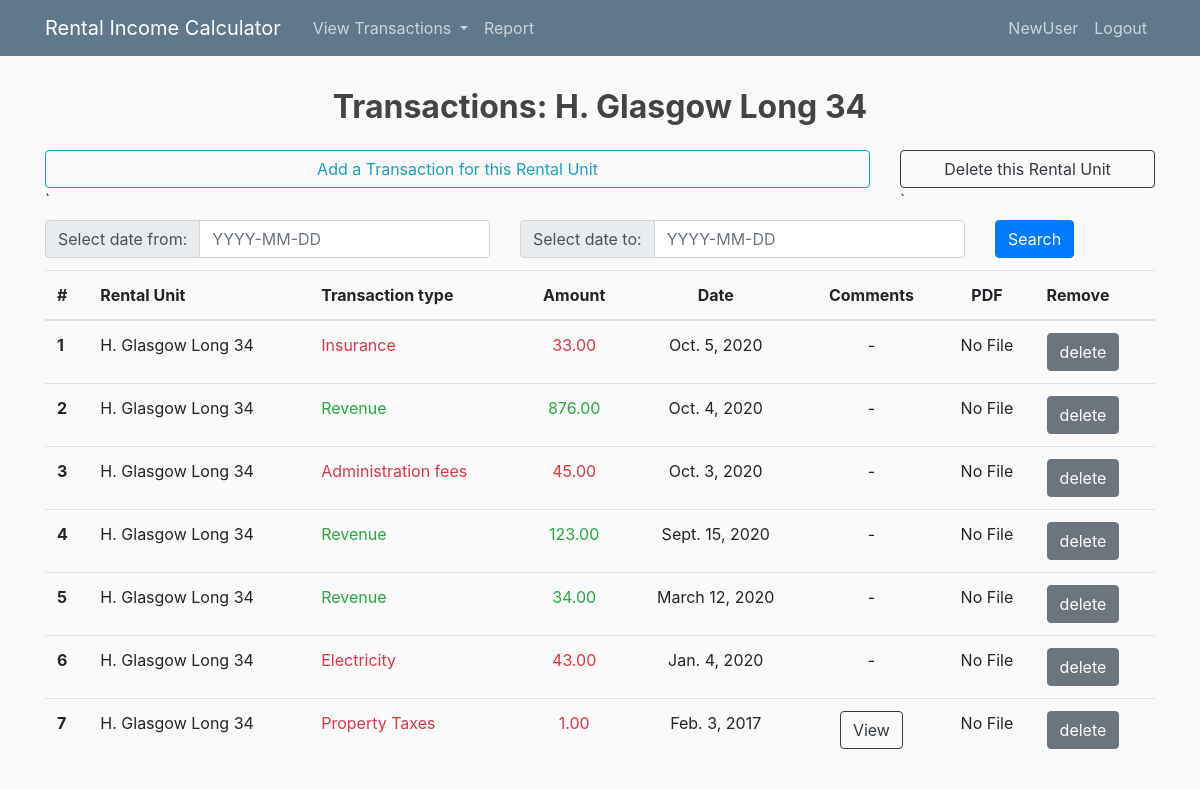
Page /transactions/6/ (signed in) on the committed database.
### calculator/models.py (models this page shows, shortened)
class RentalUnit(models.Model):
	owner = models.ForeignKey(User, on_delete = models.CASCADE)
	RENTAL_TYPES = (
	    ('A','Apartment'),
	    ('G','Garage'),
	    ('H','House'),
	)
	rental_unit_type = models.CharField(max_length=1, choices=RENTAL_TYPES)
	address_city = models.CharField(max_length = 50)
	address_street = models.CharField(max_length = 50)
	address_zip_code = models.CharField(max_length = 10)
	address_number = models.CharField(max_length = 10)
	class Meta:
		ordering = ['address_city','address_street','address_number']
	def __str__(self):
		return " ".join([self.rental_unit_type+".", self.address_city, self.address_street, self.address_number])

class Transaction(models.Model):
	rental_unit_id = models.ForeignKey(RentalUnit, on_delete = models.CASCADE)
	TRANSACTION_TYPES = (
		('R','Revenue'),
		('I','Insurance'),
		('P','Property Taxes'),
		('E','Electricity'),
		('A','Administration fees'),
		('O','Other'),
	)
	transaction_type = models.CharField(max_length=1, choices=TRANSACTION_TYPES)
	transaction_date = models.DateField()
	amount = models.DecimalField(max_digits=10, decimal_places = 2)
	comments = models.CharField(max_length = 1000, null=True)
	pdf_file = models.FileField(upload_to="media/",blank=True, null=True)
	def __str__(self):
		return " ".join([str(self.rental_unit_id), self.transaction_type, str(self.transaction_date), str(self.amount)])

### calculator/views.py (the view)
# urls.py: path('transactions/<int:pk>/', views.TransactionView.as_view(), name='calculator-transaction'),
class TransactionView(DetailView):
	model =  RentalUnit
	def get_context_data(self, **kwargs):
		context = {}
		context['rental'] = self.get_object()
		context['rental_units'] = RentalUnit.objects.filter(owner = self.request.user)
		context['transactions'] = Transaction.objects.filter(rental_unit_id = context['rental']).order_by('-transaction_date')
		myFilter = TransactionFilter(self.request.GET, queryset=context['transactions'])
		context['myFilter'] = myFilter
		context['transactions'] = myFilter.qs
		context['months'] = ['January','Febrary','March','April','May','June','July','August','September','October','November','December']
		return context

### calculator/templates/calculator/rentalunit_detail.html (shortened to what this page needs)
{% extends 'calculator/base.html' %}
{% load widget_tweaks %}
{% block content %}
<h2 class="text-center font-weight-bolder py-2"> Transactions: {{rental}} </h2>
<div class="row justify-content-md pt-2">
	<div class = "col col-9">
		<a type="button" class="btn btn-outline-info btn-block" href="{% url 'transaction-create' rental.pk %}">Add a Transaction for this Rental Unit</a>`
	</div>
	<div class = "col col-3">
		<a type="button" class="btn btn-outline-dark btn-block" href="{% url 'rentalunit-delete' rental.pk %}">Delete this Rental Unit</a>`
	</div>
</div>
<div class="py-2">
		<form method="get">
			<div class="row">
				<div class = "col col-5">
					<div class="input-group mb-1">
					  <div class="input-group-prepend">
					    <span class="input-group-text" id="basic-addon1">
					    	Select date from:
					    </span>
					  </div>
					  {% render_field myFilter.form.date_from class="form-control" placeholder="YYYY-MM-DD"%}
					</div>
				</div>
				<div class = "col col-5">
					<div class="input-group mb-1">
					  <div class="input-group-prepend">
					    <span class="input-group-text" id="basic-addon1">
					    	Select date to:
					    </span>
					  </div>
					  {% render_field myFilter.form.date_to class="form-control" placeholder="YYYY-MM-DD"%}
					</div>
				</div>
				<div class = "col col-1">
					<button class="btn btn-primary" type="submit">Search</button>
				</div>
			</div>
		</form>
</div>
	<table class="table table-hover">
	  <thead>
	    <tr>
	      <th scope="col" class= text>#</th>
	      <th scope="col" class= text>Rental Unit</th>
	      <th scope="col" class= text>Transaction type</th>
	      <th scope="col" class= text-center>Amount</th>
	      <th scope="col" class= text-center>Date</th>
	      <th scope="col" class= text-center>Comments</th>
	      <th scope="col" class= text-center>PDF</th>
	      <th scope="col" class= text>Remove</th>
	    </tr>
	  </thead>
	  <tbody>
	  {% for trans in transactions%}
	    <tr>
	  		<th scope="row">{{ forloop.counter}}</th>
	  		<td class="text">{{trans.rental_unit_id}}</th>
	    	{% if trans.transaction_type == "R"%}
	      		<td class="text-success text">{{trans.get_transaction_type_display}}</td>
	      		<td class="text-success text-center">{{trans.amount}}</td>
	      	{% else %}
	      		<td class="text-danger text">{{trans.get_transaction_type_display}}</td>
	      		<td class="text-danger text-center">{{trans.amount}}</td>
	      	{% endif %}
	      	<td class="text-center">{{trans.transaction_date}}</td>
			{% if trans.comments != "-"%}
				<td class="text-center">
					<button type="button" class="btn btn-outline-dark" data-toggle="modal" data-target="#MyModal{{trans.id}}">View
					</button>
				</td>
			{% else %}
				<td class="text-center">-</td>
			{% endif %}
	      	{% if trans.pdf_file %}
	      		<td><a class="link" href="% url {{trans.pdf_file.url}}%">view</a></td>
	      	{% else %}
	      		<td class="text-center">No File</td>
	      	{% endif %}
	      	<td>
	      		<a class="btn btn-secondary" href="{% url 'transaction-delete' trans.pk %}">delete</a>
	      	</td>
	    </tr>
	  {% endfor %}
	  </tbody>
	</table>
{% endblock content %}

### calculator/templates/calculator/base.html (shortened to what this page needs)
{% load static %}
{% now "Y" as current_year %}
<!DOCTYPE html>
<html>
<head>
    <link rel="stylesheet" href="https://stackpath.bootstrapcdn.com/bootstrap/4.5.0/css/bootstrap.min.css">
    <link rel="stylesheet" type="text/css" href=" {% static 'calculator/main.css' %}">
</head>
<body>
	<header class="site-header">
	  <nav class="navbar navbar-expand-md navbar-dark bg-steel fixed-top">
	    <div class="container">
	      <a class="navbar-brand mr-4" href="{% url 'calculator-transactions' %}">Rental Income Calculator</a>
	      <div class="collapse navbar-collapse" id="navbarToggle">
	        <div class="navbar-nav mr-auto">
	        	{% if user.is_authenticated %}
	          		<li class="nav-item dropdown">
				        <a class="nav-link dropdown-toggle" href="#" id="navbarDropdown" role="button" data-toggle="dropdown" aria-haspopup="true" aria-expanded="false">
				          View Transactions
				        </a>
				      </li>
	          		<a class="nav-item nav-link" href="{% url 'calculator-report' current_year %}">Report</a>
	          	{% endif %}
	        </div>
	        <div class="navbar-nav">
	          {% if user.is_authenticated %}
	          	<a class="nav-item nav-link" href="{% url 'calculator-transactions'%}">{{user.username}}</a>
	          	<a class="nav-item nav-link" href="{% url 'logout'%}">Logout</a>
	          {% else %}
	          	<a class="nav-item nav-link" href="{% url 'login'%}">Login</a>
	          	<a class="nav-item nav-link" href="{% url 'register'%}">Register</a>
	          {% endif %}
	        </div>
	      </div>
	    </div>
	  </nav>
	</header>
	<main role="main" class="container">
	  <div class="row">
	    <div class="col-md-12">
	      	{% block content %}{% endblock %}
	    </div>
	  </div>
	</main>
</body>
</html>

### calculator/static/calculator/main.css (style rules this page uses)
body { background: #fafafa; color: #333333; margin-top: 5rem; }
h1, h2, h3, h4, h5, h6 { color: #444444; }
.bg-steel { background-color: #5f788a; }
.site-header .navbar-nav .nav-link { color: #cbd5db; }

### rows in the picture
RentalUnit: rental_unit_type+address_city+address_street "H. Glasgow Long 34"
Transaction: pdf_file "No File"
Transaction: pdf_file "No File"
Transaction: pdf_file "No File"
Transaction: pdf_file "No File"
Transaction: pdf_file "No File"
Transaction: pdf_file "No File"
Transaction: pdf_file "No File"

### other values in the picture
{{ user.username }} "NewUser"
